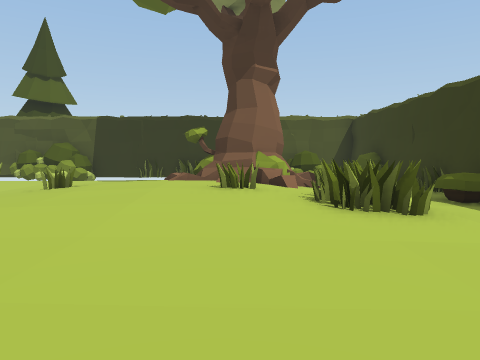
[1] (above)

16 first-person views from a walk through a scene from a Unity 3-D project. The camera is 1.4 m above the floor, tilts 4° down and sees 70° across. The floor is counted in squares, 1.84 m on a side. Each view is taken from the middle of a square. On the plan, view 1 faces up. The plan holds only what a view shows up to about 11 squares ahead; the rest is blank. The place goes on beyond the plan. The player character is not drawn.

[2]
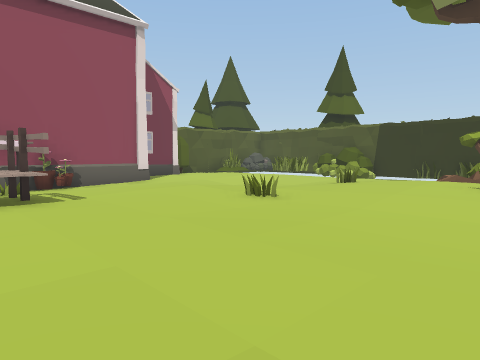

[3]
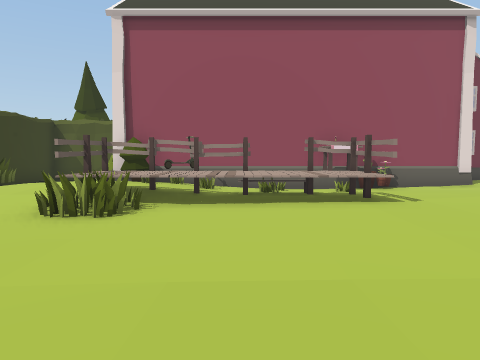

[4]
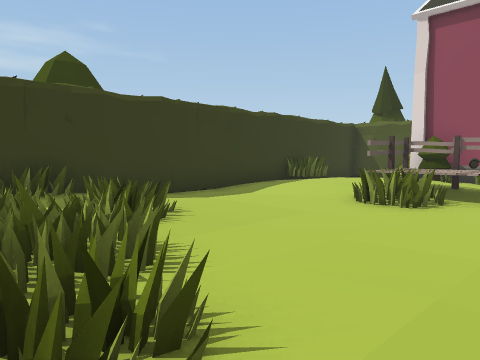

[5]
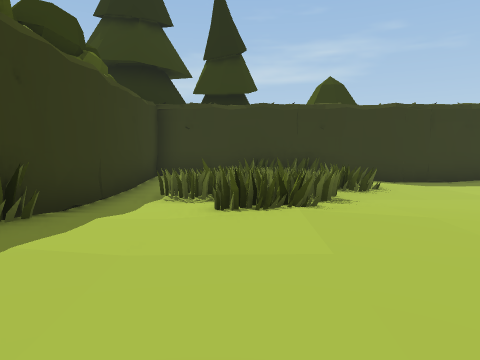

[6]
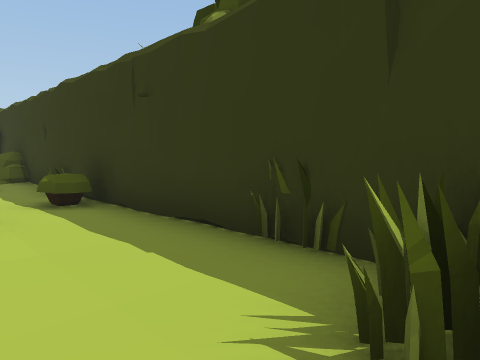

[7]
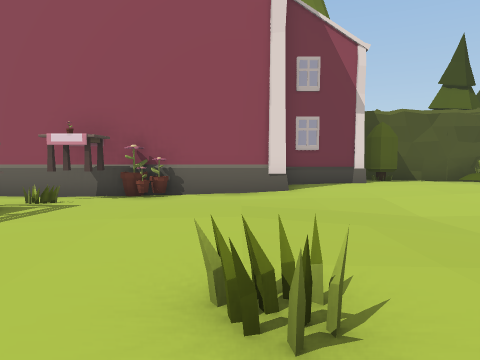

[8]
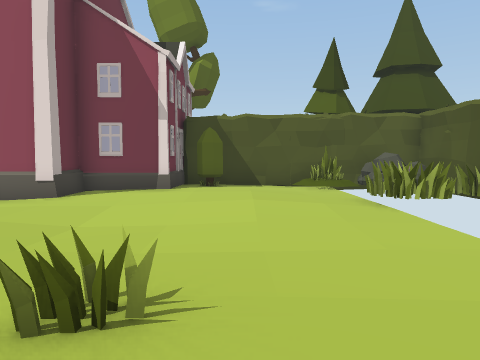

[9]
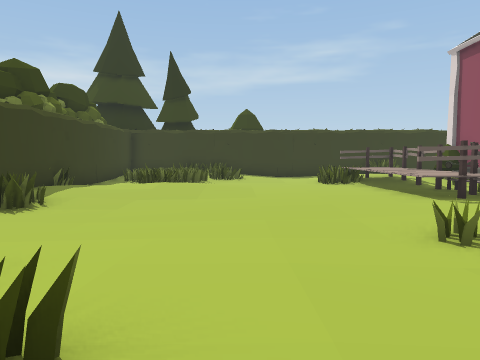

[10]
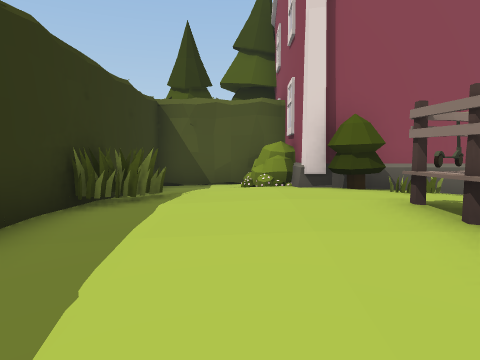

[11]
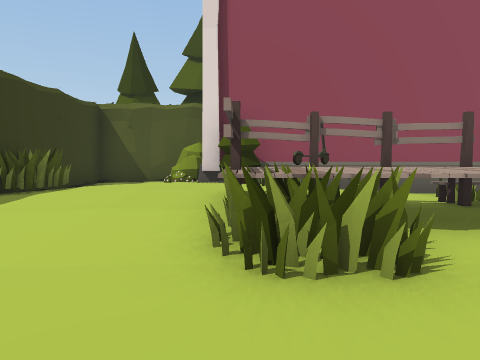

[12]
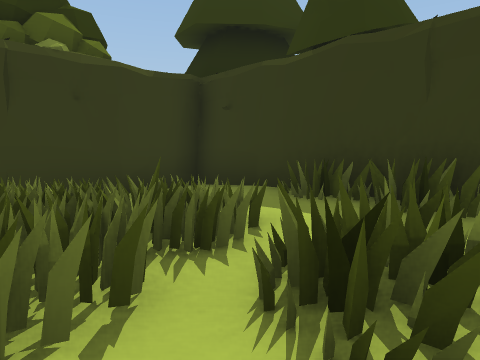

[13]
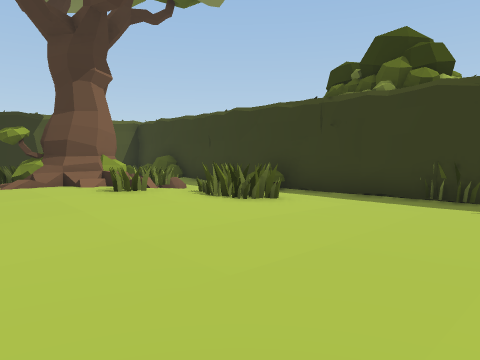

[14]
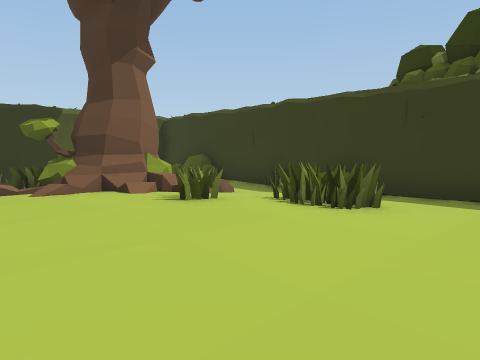

[15]
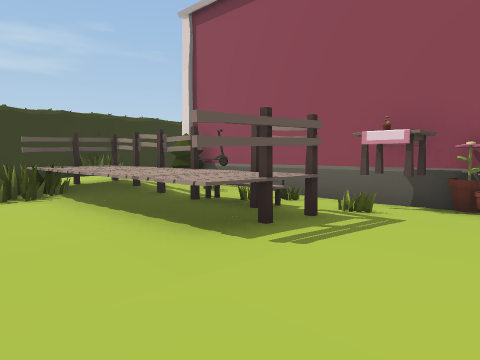

[16]
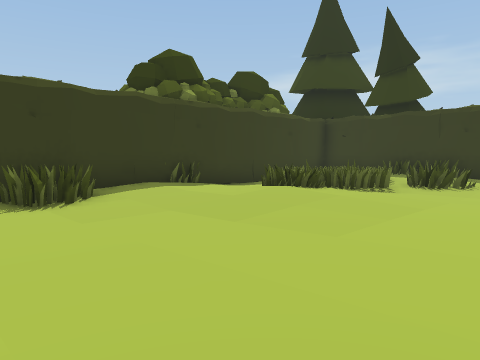

### Floor plan
Key: @ floor where view 1 was taken; # wall or solid block; . main floor; : floor 0.25 m higher than the main floor; - floor 0.25 m lower than the main floor; + floor 0.5 m higher than the main floor; / step, stairs or slope; ^ raised ledge; H house; T table; R tree; O other object.
Columns run from 14 left of view 1 to 6 right of it. Each row starts with its distance up from view 1.
 12                   O
 11  #                OO
 10  #O.........  O   .#
  9  #..::/....:/###O .#
  8  #.:::/.../::###O/.#
  7  #R:::/...O:++///..#
  6  HHH::/.../:++O//.^#
  5  H H:.....:/::::O..#
  4    HH...::::://:...#
  3     H..:::O........#
  2     H..::::........OO
  1     H#..::::.......#
  0     HTO.::::..@...O#
 -1     H...HH:::...../#
 -2     HHOHHH::...::::#
 -3     H.OHHH:...:::::#
 -4     H/O:HH....::O:/#
 -5     HOO:HH...../:..#
 -6     HR++HH......OO.#
 -7 H#HHH:++:/......OO.#
 -8  #.O::++:/...O:/::.#
 -9 R#..//:::/...::::::#
-10 R --./O::..../OO++:#
-11   ##################

Positions as (right, up) in squares from view 1, and headings:
1: (0, 0), facing up
2: (1, -2), facing up-left
3: (1, -3), facing left
4: (2, -3), facing down-left
5: (2, 0), facing down
6: (2, 0), facing up-right
7: (-2, 3), facing left
8: (-2, 8), facing left
9: (-1, 7), facing down
10: (-3, -8), facing left
11: (-2, -6), facing left
12: (-1, -6), facing down-right
13: (-3, 0), facing up-right
14: (-3, 2), facing up-right
15: (-3, 2), facing down-left
16: (-3, 2), facing down-right
